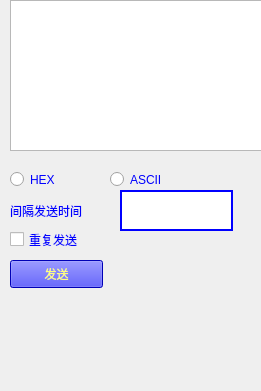
   <widget class="QWidget" name="widget_2" native="true">
    <property name="geometry">
     <rect>
      <x>0</x>
      <y>400</y>
      <width>261</width>
      <height>391</height>
     </rect>
    </property>
    <property name="styleSheet">
     <string notr="true">color: rgb(0, 0, 255);
font: 75 12pt &quot;微软雅黑&quot;;</string>
    </property>
    <widget class="QTextEdit" name="textEdit">
     <property name="geometry">
      <rect>
       <x>10</x>
       <y>0</y>
       <width>261</width>
       <height>151</height>
      </rect>
     </property>
     <property name="styleSheet">
      <string notr="true">color: rgb(255, 0, 0);
background-color: rgba(0, 255, 0，0);</string>
     </property>
    </widget>
    <widget class="QRadioButton" name="radioButton_2">
     <property name="geometry">
      <rect>
       <x>10</x>
       <y>170</y>
       <width>115</width>
       <height>19</height>
      </rect>
     </property>
     <property name="styleSheet">
      <string notr="true">color: rgb(0, 0, 255);</string>
     </property>
     <property name="text">
      <string>HEX</string>
     </property>
    </widget>
    <widget class="QPushButton" name="pushButton">
     <property name="geometry">
      <rect>
       <x>10</x>
       <y>260</y>
       <width>93</width>
       <height>28</height>
      </rect>
     </property>
     <property name="styleSheet">
      <string notr="true">background-color: rgb(0, 0, 255);
color: rgb(255, 255, 127);</string>
     </property>
     <property name="text">
      <string>发送</string>
     </property>
    </widget>
    <widget class="QLabel" name="label">
     <property name="geometry">
      <rect>
       <x>10</x>
       <y>200</y>
       <width>101</width>
       <height>21</height>
      </rect>
     </property>
     <property name="styleSheet">
      <string notr="true">
color: rgb(0, 0, 255);</string>
     </property>
     <property name="text">
      <string>间隔发送时间</string>
     </property>
    </widget>
    <widget class="QLineEdit" name="lineEdit">
     <property name="geometry">
      <rect>
       <x>120</x>
       <y>190</y>
       <width>113</width>
       <height>41</height>
      </rect>
     </property>
     <property name="styleSheet">
      <string notr="true">border:2px solid blue;
font: 75 bold 15pt &quot;Times New Roman&quot;;</string>
     </property>
    </widget>
    <widget class="QRadioButton" name="radioButton">
     <property name="geometry">
      <rect>
       <x>110</x>
       <y>170</y>
       <width>115</width>
       <height>19</height>
      </rect>
     </property>
     <property name="styleSheet">
      <string notr="true">color: rgb(0, 0, 255);</string>
     </property>
     <property name="text">
      <string>ASCII</string>
     </property>
    </widget>
    <widget class="QCheckBox" name="checkBox">
     <property name="geometry">
      <rect>
       <x>10</x>
       <y>230</y>
       <width>101</width>
       <height>19</height>
      </rect>
     </property>
     <property name="styleSheet">
      <string notr="true">color: rgb(0, 0, 255);</string>
     </property>
     <property name="text">
      <string>重复发送</string>
     </property>
    </widget>
   </widget>
